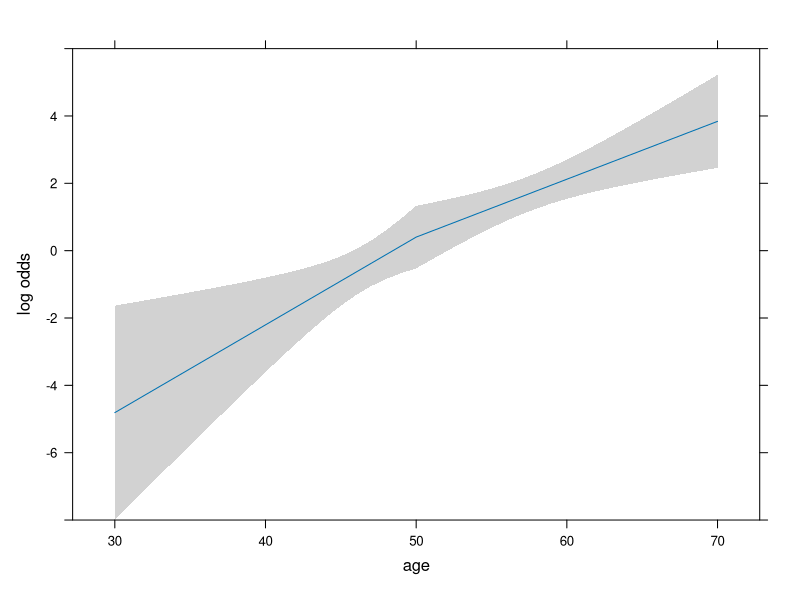

This chart was generated by the following R code:
library(rms)


### Name: robcov
### Title: Robust Covariance Matrix Estimates
### Aliases: robcov
### Keywords: models regression robust

### ** Examples

# In OLS test against more manual approach
set.seed(1)
n <- 15
x1 <- 1:n
x2 <- sample(1:n)
y <- round(x1 + x2 + 8*rnorm(n))
f <- ols(y ~ x1 + x2, x=TRUE, y=TRUE)
vcov(f)
vcov(robcov(f))
X <- f$x
G <- diag(resid(f)^2)
solve(t(X) %*% X) %*% (t(X) %*% G %*% X) %*% solve(t(X) %*% X)

# Duplicate data and adjust for intra-cluster correlation to see that
# the cluster sandwich estimator completely ignored the duplicates
x1 <- c(x1,x1)
x2 <- c(x2,x2)
y  <- c(y, y)
g <- ols(y ~ x1 + x2, x=TRUE, y=TRUE)
vcov(robcov(g, c(1:n, 1:n)))

# A dataset contains a variable number of observations per subject,
# and all observations are laid out in separate rows. The responses
# represent whether or not a given segment of the coronary arteries
# is occluded. Segments of arteries may not operate independently
# in the same patient.  We assume a "working independence model" to
# get estimates of the coefficients, i.e., that estimates assuming
# independence are reasonably efficient.  The job is then to get
# unbiased estimates of variances and covariances of these estimates.

n.subjects <- 30
ages <- rnorm(n.subjects, 50, 15)
sexes  <- factor(sample(c('female','male'), n.subjects, TRUE))
logit <- (ages-50)/5
prob <- plogis(logit)  # true prob not related to sex
id <- sample(1:n.subjects, 300, TRUE) # subjects sampled multiple times
table(table(id))  # frequencies of number of obs/subject
age <- ages[id]
sex <- sexes[id]
# In truth, observations within subject are independent:
y   <- ifelse(runif(300) <= prob[id], 1, 0)
f <- lrm(y ~ lsp(age,50)*sex, x=TRUE, y=TRUE)
g <- robcov(f, id)
diag(g$var)/diag(f$var)
# add ,group=w to re-sample from within each level of w
anova(g)            # cluster-adjusted Wald statistics
# fastbw(g)         # cluster-adjusted backward elimination
plot(Predict(g, age=30:70, sex='female'))  # cluster-adjusted confidence bands
# or use ggplot(...)

# Get design effects based on inflation of the variances when compared
# with bootstrap estimates which ignore clustering
g2 <- robcov(f)
diag(g$var)/diag(g2$var)


# Get design effects based on pooled tests of factors in model
anova(g2)[,1] / anova(g)[,1]




# A dataset contains one observation per subject, but there may be
# heteroscedasticity or other model misspecification. Obtain
# the robust sandwich estimator of the covariance matrix.


# f <- ols(y ~ pol(age,3), x=TRUE, y=TRUE)
# f.adj <- robcov(f)
